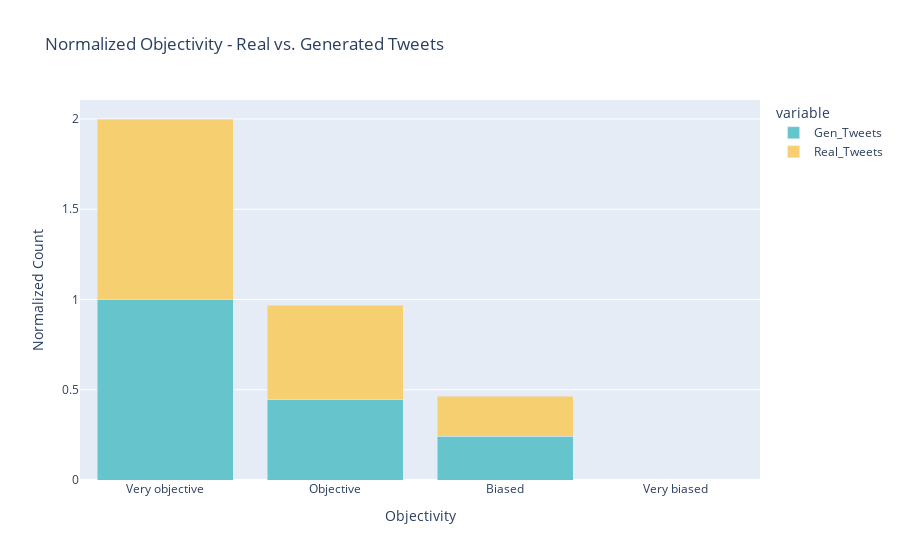

The code cell stored with this chart in its notebook:
### Markdown cell above
##### Normalized Objectivity - Combined Tweets

### Code cell
fig = px.bar(meowzers_norm, barmode = 'stack', title='Normalized Objectivity - Real vs. Generated Tweets',
            color_discrete_sequence=px.colors.qualitative.Pastel)
fig.update_xaxes(title="Objectivity")
fig.update_yaxes(title="Normalized Count")
fig.show()

### Figure 1 — Plotly figure (JSON) as saved in the notebook; plotly's stock layout.template omitted (floating-point values rounded to 4 significant figures)
{"data": [{"alignmentgroup": "True", "hovertemplate": "variable=Gen_Tweets<br>index=%{x}<br>value=%{y}<extra></extra>", "legendgroup": "Gen_Tweets", "marker": {"color": "rgb(102, 197, 204)"}, "name": "Gen_Tweets", "offsetgroup": "Gen_Tweets", "orientation": "v", "showlegend": true, "textposition": "auto", "type": "bar", "x": ["Very objective", "Objective", "Biased", "Very biased"], "xaxis": "x", "y": [1, 0.4456, 0.2422, 0], "yaxis": "y"}, {"alignmentgroup": "True", "hovertemplate": "variable=Real_Tweets<br>index=%{x}<br>value=%{y}<extra></extra>", "legendgroup": "Real_Tweets", "marker": {"color": "rgb(246, 207, 113)"}, "name": "Real_Tweets", "offsetgroup": "Real_Tweets", "orientation": "v", "showlegend": true, "textposition": "auto", "type": "bar", "x": ["Very objective", "Objective", "Biased", "Very biased"], "xaxis": "x", "y": [1, 0.5233, 0.2215, 0], "yaxis": "y"}], "layout": {"barmode": "stack", "legend": {"title": {"text": "variable"}, "tracegroupgap": 0}, "title": {"text": "Normalized Objectivity - Real vs. Generated Tweets"}, "xaxis": {"anchor": "y", "domain": [0, 1], "title": {"text": "Objectivity"}}, "yaxis": {"anchor": "x", "domain": [0, 1], "title": {"text": "Normalized Count"}}}}
